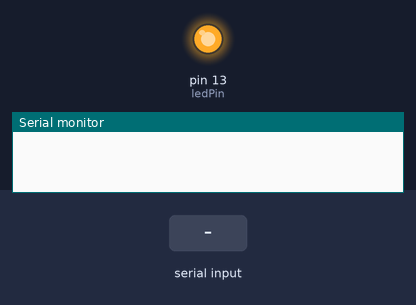
This sketch was run on a simulated Arduino Uno, built with avr-gcc and run on an emulated ATmega328P. On the bench: output pins drawn as LEDs (lit = HIGH), the last lines printed to the serial monitor. The test bench sets the inputs (shaded band).

Above: at 0.1 s.
At 1.4 s:
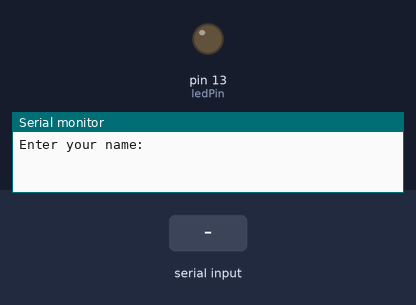
1.5 s: "." received over Serial
Timing chart, 0 to 4.5 s (numbered marks = the images above; inputs shaded):
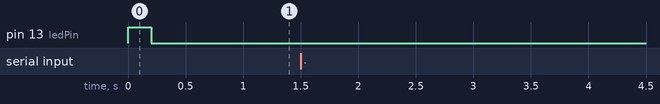

The sketch:

arduino_morse_test1.ino
```cpp
// Define the digital pin connected to the LED, this works with the built in LED so you don't need a breasboard
const int ledPin = 13;

// Morse code representation of the letters and numbers
const String morseCode[] = {
  ".-", "-...", "-.-.", "-..", ".", "..-.", "--.", "....", "..", ".---",
  "-.-", ".-..", "--", "-.", "---", ".--.", "--.-", ".-.", "...", "-",
  "..-", "...-", ".--", "-..-", "-.--", "--..",
  ".----", "..---", "...--", "....-", ".....", "-....", "--...", "---..", "----.", "-----"
};

void setup() {
  // Initialise the serial communication
  Serial.begin(9600);

  // Set the LED pin as output
  pinMode(ledPin, OUTPUT);

  // Briefly blink the LED to indicate the initialisation
  digitalWrite(ledPin, HIGH);
  delay(200);
  digitalWrite(ledPin, LOW);
}

void loop() {
  // Prompt the user to enter their name
  Serial.println("Enter your name:");

  while (Serial.available() == 0) {
    // Wait for user input
  }

  // Read the user's name from the serial monitor
  String name = Serial.readString();

  Serial.println(name);

  // Remove any whitespace characters
  name.trim();

  // Convert the name to uppercase
  name.toUpperCase();

  // Iterate over each character in the name
  for (int i = 0; i < name.length(); i++) {
    char character = name.charAt(i);

    if (character == ' ') {
      // Delay for a space between words
      delay(700);
    } else {
      // Convert the character to Morse code
      int index = character - 'A';

      if (index >= 0 && index < 26) {
        String morse = morseCode[index];

        // Blink the LED based on the Morse code
        for (int j = 0; j < morse.length(); j++) {
          if (morse.charAt(j) == '.') {
            dot();
          } else if (morse.charAt(j) == '-') {
            dash();
          }

          // Delay between dots/dashes within a character
          delay(200);
        }
      }
    }

    // delay between characters
    delay(400);
  }

  // Clear the name variable
  name = "";
}

//this is the function to turn on the LED for a dot
void dot() {
  digitalWrite(ledPin, HIGH);
  delay(200);
  digitalWrite(ledPin, LOW);
}

//this is the function to turn on the LED for a dot
void dash() {
  digitalWrite(ledPin, HIGH);
  delay(600);
  digitalWrite(ledPin, LOW);
}
```
